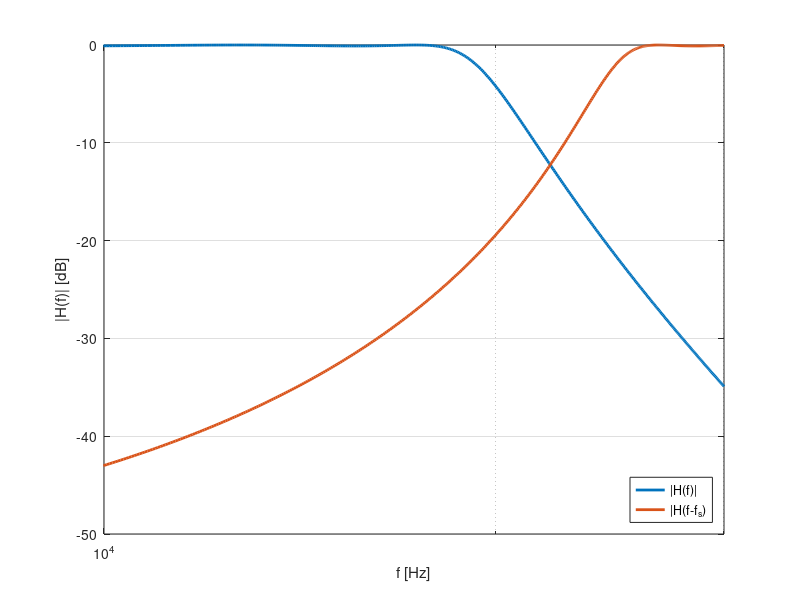

Here is the MATLAB script that generated this plot: (Note: this script raises an error after producing the figure.)
format compact
close all
clear

fs = 44.1E3
fpass = 18E3
fstop = 22.05E3

Rp = .1
Rs = 40
n = 6

f1 = logspace(10,fpass,1024);
%f2 = logspace(fpass,fstop,512);
f2 = 1E3:50:30E3

epsi = sqrt( 10^(Rp/10)-1 )
%C = cosh(n * acosh( f2./fpass ))
H_s = 1./(sqrt(1+epsi^2*(cosh(n * acosh( f2./fpass ))).^2))
H_a = 1./(sqrt(1+epsi^2*(cosh(n * acosh( (fs-f2)./fpass ))).^2))

fig1 = figure(1)
semilogx(f2,20*log10(abs(H_s)),'Linewidth',2)
axis([10E3 30E3 -50 0])
hold on
semilogx(f2,20*log10(abs(H_a)),'Linewidth',2)
legend('|H(f)|','|H(f-f_s)','Location','southeast')
xlabel({'f [Hz]'});
ylabel({'|H(f)| [dB]'});
grid
print( fig1, '-dpng', '-r300', 'filter_f_fs.png')

fig2 = figure(2)
yyaxis left
semilogx(f2, (H_a./H_s)*100,'Linewidth',2)
ylabel({'% aliasing'});
axis([10E3 22.05E3 0 50])
yyaxis right
semilogx(f2, 20*log10(H_a./H_s),'Linewidth',2)
ylabel({'aliasing [dB]'});
axis([10E3 22.05E3 -60 0])
legend('%SA','SA [dB]','Location','northwest')
xlabel({'f [Hz]'});
grid
print( fig2, '-dpng', '-r300', 'filter_sa.png')

